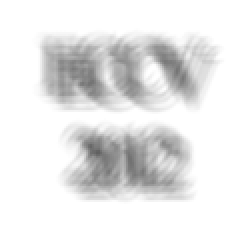
#> input picture test.tif, 123 x 123 px (shown 2 times larger)
$ jupyter execute --allow-errors Untitled.ipynb   (shell and % lines are left out)
#> lines starting #> are read from the running program, lines starting #| are printed output that depends on the picture; after the words box and inside, x2 and y2 are one past the last pixel; in counts of white or black regions, pixels touching at a corner belong together
### deblur.py
import numpy as np
from latent_step import latent_image, im_normalize
from psf_step import psf_estim, psf_center
from utils import whiten_background
from cv2 import connectedComponents
from final_deconv import ringing_artifacts_removal
from skimage import img_as_ubyte
from skimage import io
from PIL import Image
from tqdm import tqdm

def blind_deconv(img,k,num_iter,lamb, sigma, gam, beta_max, mu_max, wei_grad,lamb_tv,lamb_l0):
#> called with num_iter = 50, lamb = 0.004, sigma = 1, gam = 2560, beta_max = 8, mu_max = 100000, wei_grad = 0.004, lamb_tv = 0.003
    img_max = np.max(img);
#> img_max = 1
    img_min = np.min(img);
#> img_min = 0.376

    for i in tqdm(range(num_iter)):
        lat = latent_image(img,k,lamb, sigma, beta_max, mu_max, wei_grad);
        lat = im_normalize(lat,img_min,img_max);
#        lat = whiten_background(lat);
        k_p = k[:]*1.0;
        k = psf_estim(lat, img, gam, 30, k_p);

        a,label = connectedComponents(img_as_ubyte(k), connectivity=8);
        for j in range(0,a):
            label_sum = np.sum(k[label == j]);
            if label_sum < 0.1:
                k[label == j] = 0;
        k=k*(k>0);
        k=k/np.sum(k);

        if lamb != 0:
            lamb = np.max((lamb/1.1, 1e-4));
        lamb = lamb/1.1;
        if wei_grad!=0:
            wei_grad = np.max((wei_grad/1.1, 1e-4));
        im = Image.fromarray(img_as_ubyte(k/np.max(k)));
        im.save('temp_k.png');
        io.imsave('temp_lat.png',im_normalize(lat,img_min,img_max));
#> this loop made 1 pass
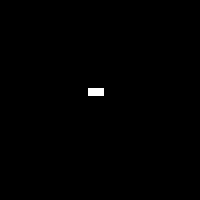
#> k: shape (25, 25) float64 (shown 8 times larger); values 0 (black) and 0.5 (white), 0.32% white in thin lines or dots, all inside (x1, y1, x2, y2) = (11, 11, 13, 12)
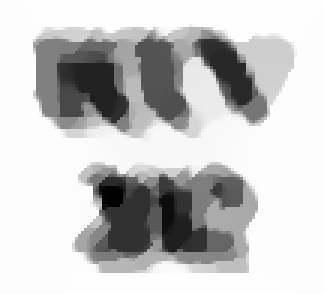
#> lat: shape (98, 108) float64 (shown 3 times larger); min 0, max 1, mean 0.78
#> after the loop, lamb = 0.004; wei_grad = 0.004
    k = psf_center(k);
    lat = ringing_artifacts_removal(img, k, lamb_tv, lamb_l0, wei_grad);
    return lat, k;

### utils.py
import numpy as np
import matplotlib.pyplot as plt
import math

# [25 lines left out: functions whiten_background, show_images, expand_k, not called in this run]

def zero_pad(image, shape, position='corner'):
    """
    Extends image to a certain size with zeros

    Parameters
    ----------
    image: real 2d `numpy.ndarray`
        Input image
    shape: tuple of int
        Desired output shape of the image
    position : str, optional
        The position of the input image in the output one:
            * 'corner'
                top-left corner (default)
            * 'center'
                centered

    Returns
    -------
    padded_img: real `numpy.ndarray`
        The zero-padded image

    """
    shape = np.asarray(shape, dtype=int)
    imshape = np.asarray(image.shape, dtype=int)

    if np.alltrue(imshape == shape):
        return image

    if np.any(shape <= 0):
        raise ValueError("ZERO_PAD: null or negative shape given")

    dshape = shape - imshape
    if np.any(dshape < 0):
        raise ValueError("ZERO_PAD: target size smaller than source one")

    pad_img = np.zeros(shape, dtype=image.dtype)

    idx, idy = np.indices(imshape)

    if position == 'center':
        if np.any(dshape % 2 != 0):
            raise ValueError("ZERO_PAD: source and target shapes "
                             "have different parity.")
        offx, offy = dshape // 2
    else:
        offx, offy = (0, 0)

    pad_img[idx + offx, idy + offy] = image

    return pad_img

def psf2otf(psf, shape):
    """
    Convert point-spread function to optical transfer function.

    Compute the Fast Fourier Transform (FFT) of the point-spread
    function (PSF) array and creates the optical transfer function (OTF)
    array that is not influenced by the PSF off-centering.
    By default, the OTF array is the same size as the PSF array.

    To ensure that the OTF is not altered due to PSF off-centering, PSF2OTF
    post-pads the PSF array (down or to the right) with zeros to match
    dimensions specified in OUTSIZE, then circularly shifts the values of
    the PSF array up (or to the left) until the central pixel reaches (1,1)
    position.

    Adapted from MATLAB psf2otf function
    """
    if np.all(psf == 0):
        return np.zeros_like(psf)

    inshape = psf.shape
    # Pad the PSF to outsize
    psf = zero_pad(psf, shape, position='corner')

    # Circularly shift OTF so that the 'center' of the PSF is
    # [0,0] element of the array
    for axis, axis_size in enumerate(inshape):
        psf = np.roll(psf, -int(axis_size / 2), axis=axis)

    # Compute the OTF
    otf = np.fft.fft2(psf)

    # Estimate the rough number of operations involved in the FFT
    # and discard the PSF imaginary part if within roundoff error
    # roundoff error  = machine epsilon = sys.float_info.epsilon
    # or np.finfo().eps
    n_ops = np.sum(psf.size * np.log2(psf.shape))
    otf = np.real_if_close(otf, tol=n_ops)

    return otf

def length(a):
    return np.max(a.shape);

# [101 lines left out: functions otf2psf, roll_zeropad, not called in this run]
def l0_norm(img):
    tmp = (img != 0);
    return np.sum(tmp);

def P(img,sigma):
    return sigma*l0_norm(img) + l0_norm(im_grad(img));

def laplace(img,bc='reflexive'):
    return shift(img*1.0,[-1,0],bc) + shift(img*1.0,[1,0],bc) - 4.0*img + shift(img*1.0,[0,-1],bc) + shift(img*1.0,[0,1],bc);

# [9 lines left out: function shock_filter, not called in this run]

def grad_thresh(img,m):
    r = 0;
    return 0;

# [22 lines left out: functions kern_norm, myconvolve, not called in this run]

def pad_size(image,k_size):
    w = image.shape[0];
    h = image.shape[1];
    d2 = int(math.log(w + k_size + 1,2))+1;
    d3 = int(math.log(w + k_size + 1,3))+1;
    d5 = int(math.log(w + k_size + 1,5))+1;
    d7 = int(math.log(w + k_size + 1,7))+1;
    wn = np.min((2**d2,3**d3,5**d5,7**d7));
    d2 = int(math.log(h + k_size + 1,2))+1;
    d3 = int(math.log(h + k_size + 1,3))+1;
    d5 = int(math.log(h + k_size + 1,5))+1;
    d7 = int(math.log(h + k_size + 1,7))+1;
    hn = np.min((2**d2,3**d3,5**d5,7**d7));
    return (wn,hn);

def unpad(image,dims):
    return image[:dims[0],:dims[1]];

### boundaries.py
import numpy as np
from scipy import fftpack

def wrap_boundary_liu(img, img_size):

    """
    Reducing boundary artifacts in image deconvolution
    Renting Liu, Jiaya Jia
    ICIP 2008
    """
    (H,W) = np.shape(img);
    H_w = img_size[0] - H;
    W_w = img_size[1] - W;

    #ret = np.zeros((img_size[0], img_size[1]));
    alpha = 1;
    HG = img[:,:];

    r_A = np.zeros((alpha*2+H_w,W));
    r_A[:alpha,:] = HG[-alpha:,:];
    r_A[-alpha:,:] = HG[:alpha,:];
    a = np.arange(H_w)/(H_w-1);
    #r_A(alpha+1:end-alpha, 1) = (1-a)*r_A(alpha,1) + a*r_A(end-alpha+1,1);
    r_A[alpha:-alpha,0] = (1-a)*r_A[alpha-1,0] + a*r_A[-alpha,0];
    #r_A(alpha+1:end-alpha, end) = (1-a)*r_A(alpha,end) + a*r_A(end-alpha+1,end);
    r_A[alpha:-alpha, -1] = (1-a)*r_A[alpha-1,-1] + a*r_A[-alpha,-1];

    r_B = np.zeros((H, alpha*2+W_w));
    r_B[:, :alpha] = HG[:, -alpha:];
    r_B[:, -alpha:] = HG[:, :alpha];
    a = np.arange(W_w)/(W_w-1);
    r_B[0, alpha:-alpha] = (1-a)*r_B[0,alpha-1] + a*r_B[0,-alpha];
    r_B[-1, alpha:-alpha] = (1-a)*r_B[-1,alpha-1] + a*r_B[-1,-alpha];

    if alpha == 1:
        A2 = solve_min_laplacian(r_A[alpha-1:,:]);
        B2 = solve_min_laplacian(r_B[:,alpha-1:]);
        r_A[alpha-1:,:] = A2;
        r_B[:,alpha-1:] = B2;
    else:
        A2 = solve_min_laplacian(r_A[alpha-1:-alpha+1,:]);
        r_A[alpha-1:-alpha+1,:] = A2;
        B2 = solve_min_laplacian(r_B[:,alpha-1:-alpha+1]);
        r_B[:,alpha-1:-alpha+1] = B2;
    A = r_A;
    B = r_B;

    r_C = np.zeros((alpha*2+H_w, alpha*2+W_w));
    r_C[:alpha, :] = B[-alpha:, :];
    r_C[-alpha:, :] = B[:alpha, :];
    r_C[:, :alpha] = A[:, -alpha:];
    r_C[:, -alpha:] = A[:, :alpha];

    if alpha == 1:
        C2 = C2 = solve_min_laplacian(r_C[alpha-1:, alpha-1:]);
        r_C[alpha-1:, alpha-1:] = C2;
    else:
        C2 = solve_min_laplacian(r_C[alpha-1:-alpha+1, alpha-1:-alpha+1]);
        r_C[alpha-1:-alpha+1, alpha-1:-alpha+1] = C2;
    C = r_C;
    #return C;
    A = A[alpha-1:-alpha-1, :];
    B = B[:, alpha:-alpha];
    C = C[alpha:-alpha, alpha:-alpha];
    ret = np.vstack((np.hstack((img,B)),np.hstack((A,C))));
    return ret;

def solve_min_laplacian(boundary_image):
    (H,W) = np.shape(boundary_image);

    # Laplacian
    f = np.zeros((H,W));
    # boundary image contains image intensities at boundaries
    boundary_image[1:-1, 1:-1] = 0;
    j = np.arange(2,H)-1;
    k = np.arange(2,W)-1;
    f_bp = np.zeros((H,W));
    f_bp[np.ix_(j,k)] = -4*boundary_image[np.ix_(j,k)] + boundary_image[np.ix_(j,k+1)] + boundary_image[np.ix_(j,k-1)] + boundary_image[np.ix_(j-1,k)] + boundary_image[np.ix_(j+1,k)];

    del(j,k);
    f1 = f - f_bp; # subtract boundary points contribution
    del(f_bp,f);

    # DST Sine Transform algo starts here
    f2 = f1[1:-1,1:-1];
    del(f1);

    # compute sine tranform
    if f2.shape[1] == 1:
        tt = fftpack.dst(f2,type=1,axis=0)/2;
    else:
        tt = fftpack.dst(f2,type=1)/2;

    if tt.shape[0] == 1:
        f2sin = np.transpose(fftpack.dst(np.transpose(tt),type=1,axis=0)/2);
    else:
        f2sin = np.transpose(fftpack.dst(np.transpose(tt),type=1)/2);
    del(f2)

    # compute Eigen Values
    [x,y] = np.meshgrid(np.arange(1,W-1), np.arange(1,H-1));
    denom = (2*np.cos(np.pi*x/(W-1))-2) + (2*np.cos(np.pi*y/(H-1)) - 2);

    # divide
    f3 = f2sin/denom;
    del(f2sin, x, y);

    # compute Inverse Sine Transform
    if f3.shape[0] == 1:
        tt = fftpack.idst(f3*2,type=1,axis=1)/(2*(f3.shape[1]+1));
    else:
        tt = fftpack.idst(f3*2,type=1,axis=0)/(2*(f3.shape[0]+1));
    del(f3);
    if tt.shape[1] == 1:
        img_tt = np.transpose(fftpack.idst(np.transpose(tt)*2,type=1)/(2*(tt.shape[0]+1)));
    else:
        img_tt = np.transpose(fftpack.idst(np.transpose(tt)*2,type=1,axis=0)/(2*(tt.shape[1]+1)));
    del(tt);

    # put solution in inner points; outer points obtained from boundary image
    img_direct = boundary_image;
    img_direct[1:-1,1:-1] = 0;
    img_direct[1:-1,1:-1] = img_tt;
    return img_direct;

### latent_step.py
import numpy as np
from utils import psf2otf,otf2psf,pad_size
from boundaries import wrap_boundary_liu

def im_normalize(x,x_min,x_max):
    #x = x - np.min(x) + x_min;
    #x = x/(x.max()-x.min())*(x_max-x_min);
    #x = x - np.min(x) + x_min;
    ret = x.copy();
    ret = ret - ret.min();
    ret = ret/ret.max();
    return ret;

def compute_u(x,lamb,sigma,beta):
    ret = x*(np.abs(x)**2 >= lamb*sigma/beta);
    return ret;

def compute_g(h,v,lamb,mu):
    mask = ((h**2) + (v**2)) >= lamb/mu;
    return np.stack((h,v),axis=-1)*np.stack((mask,mask),axis=-1);

def closed_form(h,v,term1,denom,u,mu,beta):
    term2 = np.hstack((np.expand_dims(h[:,-1] - h[:, 0],axis=1), -1.0*np.diff(h,1,1)));
    term2 = term2 + np.vstack((v[-1,:] - v[0, :], -1.0*np.diff(v,1,0)));
    ret = (term1 + mu*np.fft.fft2(term2) + beta*np.fft.fft2(u))/(denom);
    return np.fft.ifft2(ret).real

def latent_image(y,k,lamb,sigma,beta_max,mu_max,wei_grad,kappa=2):
    x = wrap_boundary_liu(y,pad_size(y,k.shape[0]));
    dx = np.array([[0.0,0.0,0.0],[1.0,-1.0,0.0],[0.0,0.0,0.0]]);
    dy = np.array([[1.0], [-1.0]]);
    (N,M) = x.shape;
    dx_f = psf2otf(dx,(N,M));
    dy_f = psf2otf(dy,(N,M));
    k_f = psf2otf(k,(N,M));
    k_f_norm = np.abs(k_f)**2;
    grad_norm = (np.abs(dx_f)**2) + (np.abs(dy_f)**2);
    term1 = np.conj(k_f)*np.fft.fft2(x);
    beta = 2*lamb;
    while beta < beta_max:
        u = compute_u(x,lamb,sigma,beta);
        mu = 2*wei_grad;
        while mu < mu_max:
            denom = k_f_norm + mu*grad_norm + beta;
            h = np.hstack((np.diff(x,1,1)*1.0, np.expand_dims(x[:,0] - x[:,-1],axis=1)));
            v = np.vstack((np.diff(x,1,0), x[0,:] - x[-1,:]));
            g = compute_g(h,v,wei_grad,mu);
            x = closed_form(g[:,:,0],g[:,:,1],term1,denom,u,mu,beta);
            mu = kappa*mu;
            if wei_grad == 0:
                break;
        beta = kappa*beta;
    ret = x[:y.shape[0],:y.shape[1]];
#    ret = im_normalize(ret,y.min(),y.max());
    return ret;


# [23 lines left out: function latent_image_dering, not called in this run]

def synth_kernel(n):
    k = np.zeros((n,n));
    k[int((n - 1)/2-1),int((n - 1)/2-1):int((n - 1)/2+1)] = 0.5;
    return k;

### Untitled.ipynb
# Importing modules

[cell 1]
from deblur import blind_deconv
from latent_step import synth_kernel,im_normalize
from utils import whiten_background
from numpy import load,loadtxt,savetxt
from skimage import io
import matplotlib.pyplot as plt
from boundaries import wrap_boundary_liu

# Blind deconvolution of toy text example

[cell 2]
image = io.imread('test.tif')/255.0;
#> (the rest of this cell did not finish here and is left out)

# Deblurred image results

[cell 3]
fig, ax = plt.subplots(1,2, figsize=(10,20));
ax[0].imshow(image, cmap='gray');
ax[0].axis('off');
ax[0].set_title('Blurred');
#> (the rest of this cell did not finish here and is left out)

# Estimated kernel results

#> (a cell that did not finish here is left out)

# Warping boubndaries (transparent baundary conditions)

[cell 5]
image = io.imread('Oseledets.jpg');
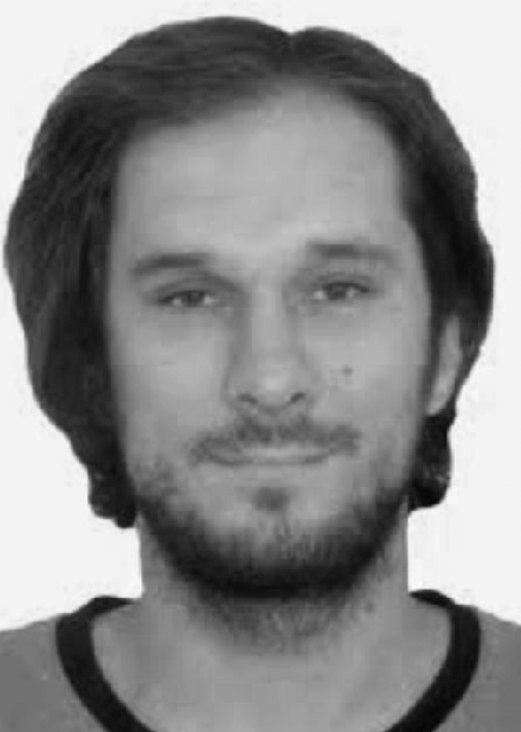
#> input picture Oseledets.jpg, 521 x 732 px
#> image is the input picture: shape (732, 521); min 0, max 254, mean 137.2
plt.imshow(wrap_boundary_liu(image,(1000,1000)), cmap='gray')
#> call 2 of wrap_boundary_liu, with img_size = (1000, 1000)
#> in wrap_boundary_liu (call 2), `r_A[alpha:-alpha, -1] = (1-a)*r_A[alpha-1,-1] + a*r_A[-alpha,-1];`:
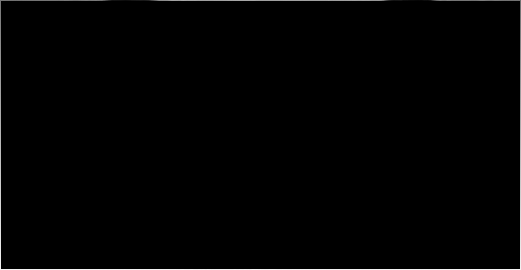
#> r_A: shape (270, 521) float64; min 0, max 247, mean 2
#> in wrap_boundary_liu (call 2), `r_B[-1, alpha:-alpha] = (1-a)*r_B[-1,alpha-1] + a*r_B[-1,-alpha];`:
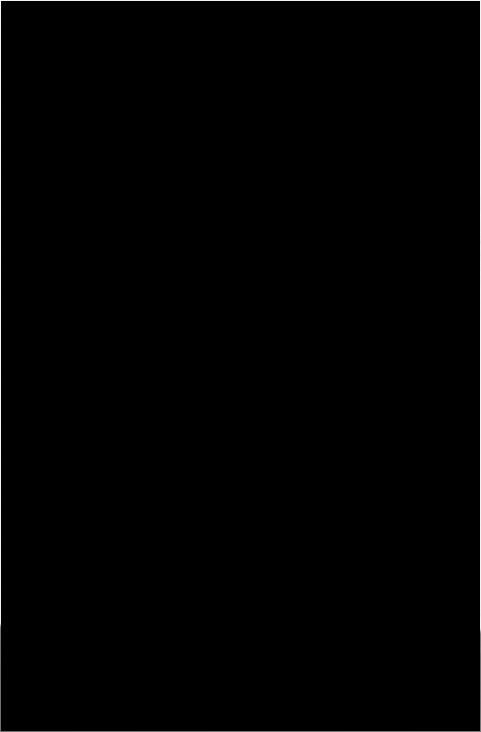
#> r_B: shape (732, 481) float64; min 0, max 247, mean 1.4
#> in solve_min_laplacian (call 4), `f1 = f - f_bp;`:
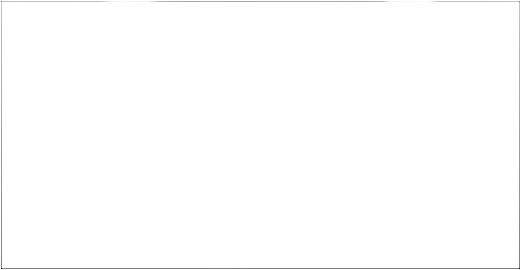
#> f1: shape (270, 521) float64; min -486, max 0, mean -2.01; drawn with min black and max white
#> in wrap_boundary_liu (call 2), `r_C[:, -alpha:] = A[:, :alpha];`:
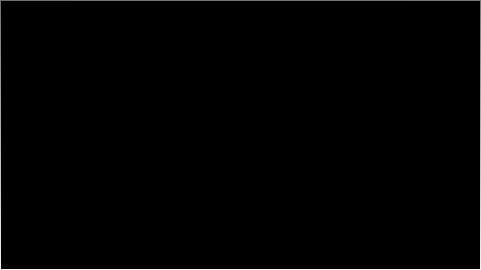
#> r_C: shape (270, 481) float64; min 0, max 243, mean 2.1
#> in solve_min_laplacian (call 6), `f2 = f1[1:-1,1:-1];`:
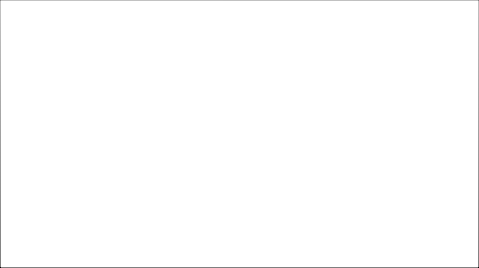
#> f2: shape (268, 479) float64; min -486, max 0, mean -2.09; drawn with min black and max white
#> in solve_min_laplacian (call 6), `f2sin = np.transpose(fftpack.dst(np.transpose(tt),type=1)/2);`:
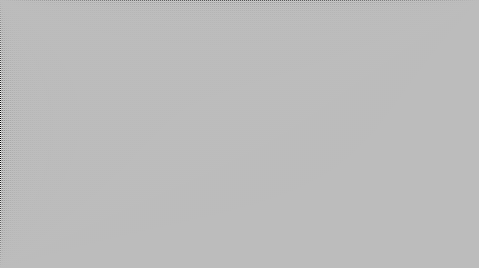
#> f2sin: shape (268, 479) float64; min -109855.2, max 38655.6, mean -327.6; drawn with min black and max white
#> in solve_min_laplacian (call 6), `img_tt = np.transpose(fftpack.idst(np.transpose(tt)*2,type=1,axis=0)/(..`:
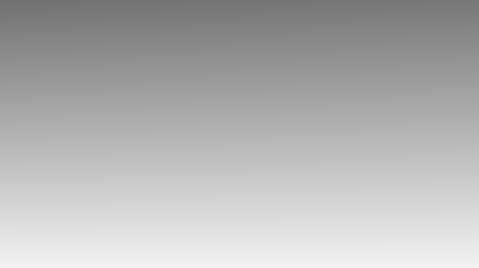
#> img_tt: shape (268, 479) float64; min 113.3, max 242.8, mean 179.7
plt.axis('off');
